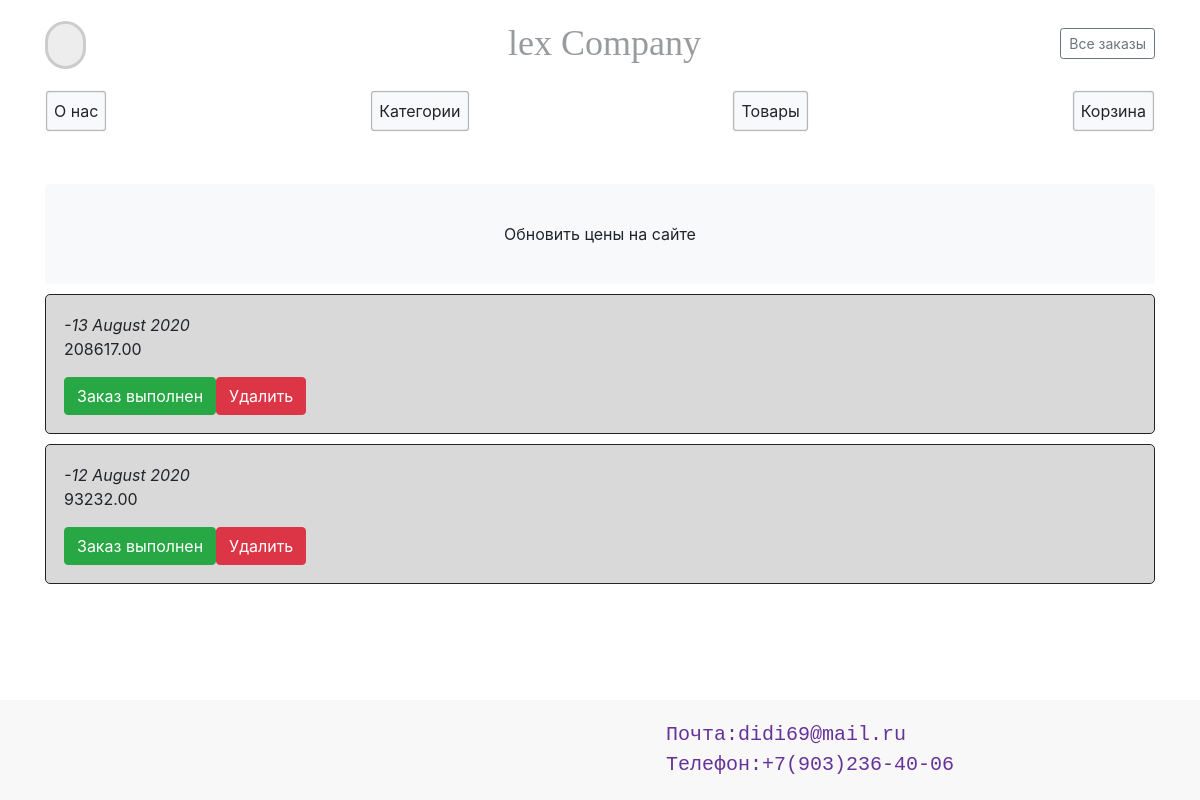
Before: /products/carts/all/ (signed in) with the older database file.
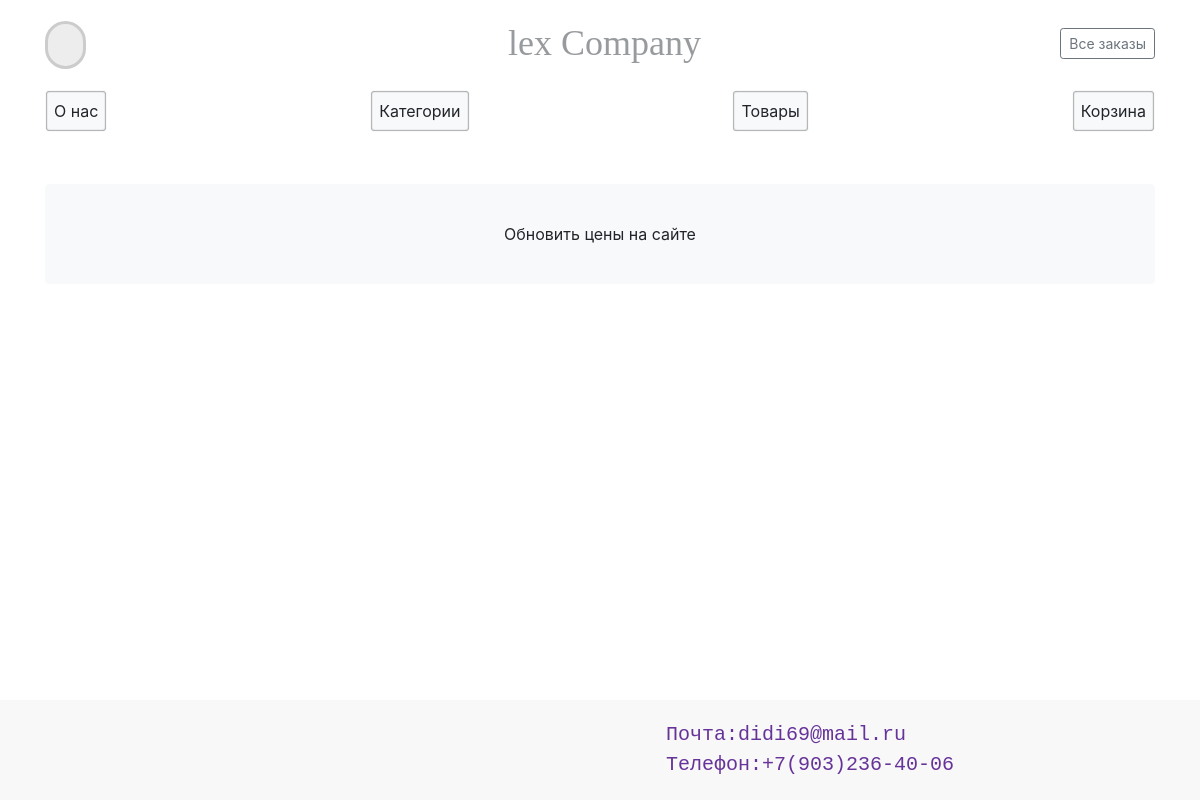
After: the same page with the newer database file.
### carts/models.py (models this page shows, shortened)
class Cart(models.Model):
	user = models.ForeignKey(User, on_delete=models.CASCADE)
	q = models.ManyToManyField(Quantity, blank=True, null=True)
	products = models.ManyToManyField(Product, blank=True, null=True)
	total = models.DecimalField(max_digits=100, decimal_places=2, default=0, null=True, blank=True)
	created = models.DateTimeField(auto_now_add=True)
	updated = models.DateTimeField(auto_now_add=True)
	available = models.BooleanField(default=False)
	done = models.BooleanField(default=False)

### carts/views.py (the view, shortened to what this page needs)
# urls.py: path('products/carts/all/', send_order, name='send_order'),
def send_order(request):
	if request.user.is_superuser:
		if request.method == 'POST':
			if request.POST.get('submit_btn'):
				cart = Cart.objects.filter(available=True, done=False)
			return render(request, 'carts/orders.html', {'cart': cart})
		cart = Cart.objects.filter(available=True, done=False).order_by('-id')
		return render(request, 'carts/orders.html', {'phones': PhoneUser.objects.all(), 'cart': cart})
	return render(request, 'carts/orders.html', {'phones': PhoneUser.objects.all(), 'cart': cart})

### carts/templates/carts/orders.html (shortened to what this page needs)
{% extends 'shopway/base.html' %}
{% block content %}
{% if cart %}
	<div class="container">
		{% if user.is_superuser %}
		<form action="{% url 'update_price' %}" method="POST">{% csrf_token %}<input class="btn btn-light width-all" type="submit" value="Обновить цены на сайте"></form>
		{% endif %}
		{% for item in cart %}
			{% if item.total > 0.00%}
			<div class="{% if item.done %} done {%endif%}">
				<div class="c-color {% if item.done %} color-opacity {%endif%}">
					<div class="font-italic">-{{ item.updated|date:"j E Y" }}</div>
						<p class="price">{{item.total}}</p>
						{% if user.is_superuser %}
							<div class="btn-group">
								<form action="{% url 'done_cart' item.id %}" method="POST">
									<input type="submit" class="btn btn-success" value="Заказ выполнен">
								</form>
								<form action="{% url 'delete_cart' item.id %}" method="POST">
									<input type="submit" class="btn btn-danger" value="Удалить">
								</form>
						</div>
						{% else %}
							<form action="{% url 'delete_cart' item.id %}" method="POST" id="del-cart">
								<input type="submit" class="btn btn-danger" value="Удалить">
							</form>
						{% endif %}
				</div>
			</div>
			{% endif %}
	{% endfor %}
	</div>
{% else %}
<div class="container">
		<div class="jumbotron display-4 text-center">Вы не сделали ни одного заказа</div>
	</div>
{% endif %}
{% endblock %}

### products/templates/shopway/base.html (shortened to what this page needs)
<!DOCTYPE html>
{% load static %}
<html>
<head>
	<link rel="stylesheet" href="{% static 'css/product_detail.css'%}">
	<link rel="stylesheet" href="{% static 'css/navbar.css'%}">
	<link rel="stylesheet" href="{% static 'css/card.css'%}">
	<link rel="stylesheet" href="{% static 'css/search.css'%}">
	<link rel="stylesheet" href="{% static 'css/total.css'%}">
	<link rel="stylesheet" href="{% static 'css/home.css'%}">
	<link rel="stylesheet" href="{% static 'css/basket.css'%}">
	<link rel="stylesheet" href="https://stackpath.bootstrapcdn.com/bootstrap/4.4.1/css/bootstrap.min.css">
</head>
<body>
<div class="page">
	<div class="container">
	{% include 'shopway/includes/navbar.html' %}
	</div>
	<div class="data-content">
		{% block content %}
		{% endblock %}
	</div>
	<footer class="footer">
		<div class="container">
			<div class="footer-edit">
				<div class="about">
					<div class="col">Почта:<a href="mailto:didi69@mail.ru">didi69@mail.ru</a></div>
					<div class="col">Телефон:<a href='tel:+79032364006'>+7(903)236-40-06</a></div>
				</div>
			</div>
		</div>
	</footer>
</div>
</body>
</html>

### products/templates/shopway/includes/navbar.html (shortened to what this page needs)
{% load static %}
<header class="blog-header py-3">
    <div class="row flex-nowrap justify-content-between align-items-center">
      <div class="col-4 pt-1">
        <form id="demo-2" action="/s/">
            <input name="q" type="search" placeholder="Search">
        </form>
      </div>
      <div class="col-4 text-center">
        <a class="blog-header-logo text-dark" href="{% url 'home' %}"><img src="{% static 'img/alex.png' %}" alt=""> lex Company</a>
      </div>
      <div class="col-4 d-flex justify-content-end align-items-center">
        {% if not user.is_authenticated %}
        <a class="btn btn-sm btn-outline-secondary" href="{% url 'register' %}">Зарегестрироваться</a>
        {% else %}
          {% if user.is_superuser%}
            <a class="btn btn-sm btn-outline-secondary" href="{% url 'send_order' %}">Все заказы</a>
          {% else %}
            <a class="btn btn-sm btn-outline-secondary" href="{% url 'send_order' %}">Мои заказы</a>
          {% endif %}
        {% endif %}
      </div>
    </div>
  </header>
  <div class="nav-scroller py-1 mb-5">
    <nav class="nav d-flex justify-content-between">
      <a class="p-2 btn btn-light" href="{% url 'about_as' %}">О нас</a>
      <a class="p-2 btn btn-light" href="{% url 'category_all' %}">Категории</a>
      <a class="p-2 btn btn-light" href="{% url 'products' %}">Товары</a>
      <a class="p-2 btn btn-light" href="{% url 'cart' %}">Корзина  </a>
    </nav>
  </div>

### static/css/search.css (style rules this page uses)
a { color: #69C; text-decoration: none; }
input { outline: none; }
input[type=search] { -webkit-appearance: textfield; -webkit-box-sizing: content-box; font-family: inherit; font-size: 100%; }
input[type=search] { background: #ededed url(https://static.tumblr.com/ftv85bp/MIXmud4tx/search-icon.png) no-repeat 9px center; border: solid 1px #ccc; padding: 9px 10px 9px 32px; width: 55px; -webkit-border-radius: 10em; -moz-border-radius: 10em; border-radius: 10em; -webkit-transition: all .5s; -moz-transition: all .5s; transition: all .5s; }
#demo-2 input[type=search] { width: 15px; padding-left: 10px; color: transparent; cursor: pointer; border-width: medium; }

### products/templates/shopway/includes/navbar.html (style rules this page uses)
a.p-2.btn.btn-light { transition: 0.5s ease-in-out; box-shadow: inset 0 0 2px 0px black; }
.blog-header-logo { font-family: "Playfair Display", Georgia, "Times New Roman", serif; font-size: 2.25rem; text-decoration: none; transition: 1s all; opacity: 0.5; }

### carts/templates/carts/orders.html (style rules this page uses)
.width-all { display: flex; justify-content: center; align-items: center; width: 100%; height: 100px!important; }

### products/templates/shopway/base.html (style rules this page uses)
body { overflow-x: hidden; }
.about .col a { color: rebeccapurple; text-decoration: none; transition: .6s ease-in-out all; }
.about { display: flex; flex-direction: column; }
.page { overflow-x: hidden; display: flex; flex-direction: column; min-height: 100vh; }
.footer { margin-top: auto; }
.footer { background-color: #f8f8f8; overflow-x: hidden; width: 102%; padding: 20px 0; }
.about { display: flex; justify-content: center; color: rebeccapurple; font-size: x-large; font-family: monospace; }
.footer-edit { display: flex; justify-content: space-around; align-items: center; }
.row { justify-content: center; }

Changed rows visible on the page:
removed Cart: updated "13 August 2020", total "208617.00"
removed Cart: updated "12 August 2020", total "93232.00"
